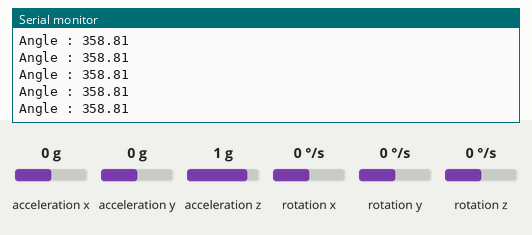
Simulated run of this sketch. Board: Arduino Uno, built with avr-gcc and run on an emulated ATmega328P. On the bench: the last lines printed to the serial monitor. The inputs (shaded band) are chosen by the test bench; at power-on: acceleration y 0 g, acceleration z 1 g, acceleration x 0 g, rotation x 0 °/s, rotation y 0 °/s, rotation z 0 °/s.

Above: at 1.2 s.
1.3 s: acceleration y set to -1.4 g
At 1.37 s:
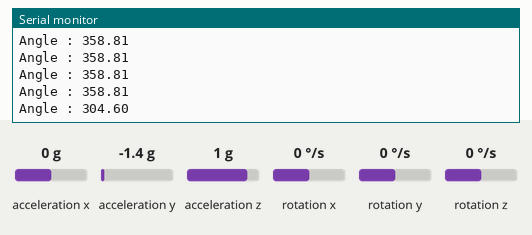
2.8 s: acceleration z set to -1.4 g
At 2.84 s:
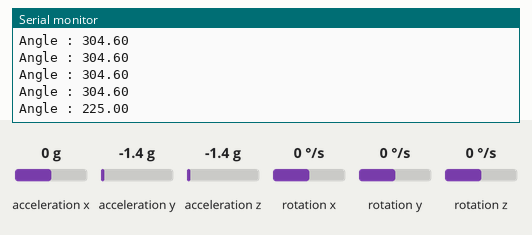
4.3 s: acceleration y set to -0.8 g
At 4.3 s:
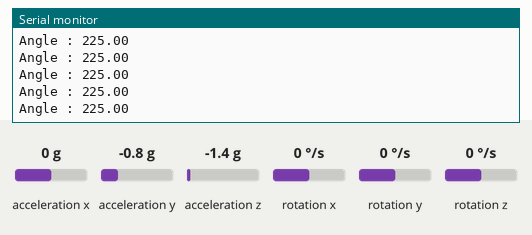
Timing chart, 0 to 7.3 s (numbered marks = the images above; inputs shaded):
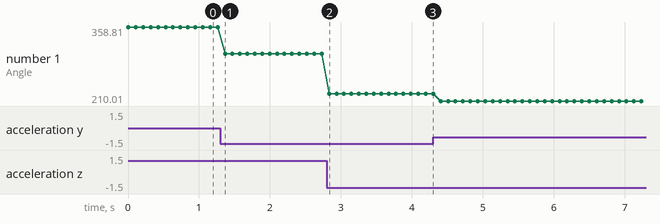

The sketch:

Angle_Tilt_MPU6050.ino
```cpp
///////////////////////////  MPU6050 -- Angle Tilt  ///////////////////////////////
#include <Wire.h>              // Include Wire library for I2C communication
#include <MPU6050.h>           // Include MPU6050 library for interacting with the sensor

MPU6050 accelgyro;

int16_t ax, ay, az;
int16_t gx, gy, gz;

#define OUTPUT_READABLE_ACCELGYRO
#define LED_PIN 13
bool blinkState = false;
const int MPU_addr = 0x68;
int16_t axis_X, axis_Y, axis_Z;

int minVal = 265;
int maxVal = 402;

double x;
double y;
double z;
/////////////////////////// - end Of Angle Sensor - /////////////////////////////
void setup() {
  Serial.begin(115200);
  Wire.begin();
  accelgyro.initialize();
  Serial.println("Testing device connections...");
  Serial.println(accelgyro.testConnection() ? "MPU6050 connection successful" : "MPU6050 connection failed");
}

void loop() {
    read_circle_degree();
}

void read_circle_degree(){
  accelgyro.getMotion6(&ax, &ay, &az, &gx, &gy, &gz);

//#ifdef OUTPUT_READABLE_ACCELGYRO
//  // display tab-separated accel/gyro x/y/z values
//  Serial.print("a/g:\t");
//  Serial.print(ax);
//  Serial.print("\t");
//  Serial.print(ay);
//  Serial.print("\t");
//  Serial.print(az);
//  Serial.print("\t");
//  Serial.print(gx);
//  Serial.print("\t");
//  Serial.print(gy);
//  Serial.print("\t");
//  Serial.println(gz);
//#endif

#ifdef OUTPUT_BINARY_ACCELGYRO
  Serial.write((uint8_t)(ax >> 8));
  Serial.write((uint8_t)(ax & 0xFF));
  Serial.write((uint8_t)(ay >> 8));
  Serial.write((uint8_t)(ay & 0xFF));
  Serial.write((uint8_t)(az >> 8));
  Serial.write((uint8_t)(az & 0xFF));
  Serial.write((uint8_t)(gx >> 8));
  Serial.write((uint8_t)(gx & 0xFF));
  Serial.write((uint8_t)(gy >> 8));
  Serial.write((uint8_t)(gy & 0xFF));
  Serial.write((uint8_t)(gz >> 8));
  Serial.write((uint8_t)(gz & 0xFF));
#endif

  axis_X = Wire.read() << 8 | Wire.read();
  axis_Y = Wire.read() << 8 | Wire.read();
  axis_Z = Wire.read() << 8 | Wire.read();

  int xAng = map(ax, minVal, maxVal, -90, 90);
  int yAng = map(ay, minVal, maxVal, -90, 90);
  int zAng = map(az, minVal, maxVal, -90, 90);

  x = RAD_TO_DEG * (atan2(-yAng, -zAng) + PI);
  Serial.print("Angle : ");
  Serial.println(x);
  delay(100);
}
```

Measured:
- after the input at 1.3 s, the serial monitor: prints a new line after 0.07 s (image 1)
- after the input at 2.8 s, the serial monitor: prints a new line at once (image 2)
- plotted number 1: 358.81 → 304.6 after the input at 1.3 s, 304.6 → 225 after the input at 2.8 s, 225 → 210.01 after the input at 4.3 s
